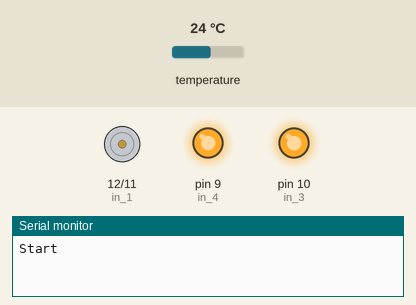
This sketch was run on a simulated Arduino Uno, built with avr-gcc and run on an emulated ATmega328P. Parts: motor-driver pin pairs drawn as motors (green arrow = first pin HIGH = forward, orange = second pin HIGH = backward, longer = more drive), output pins drawn as LEDs (lit = HIGH), the last lines printed to the serial monitor. Inputs (shaded band) come from the test bench; at power-on: temperature 24 °C.

Above: at 0.1 s.
At 0.8 s:
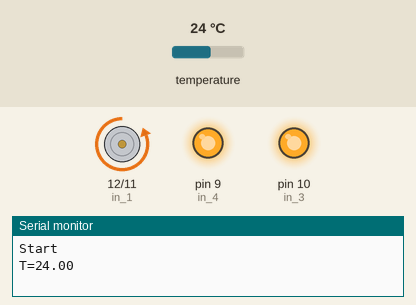
Timing chart, 0 to 2.3 s (numbered marks = the images above):
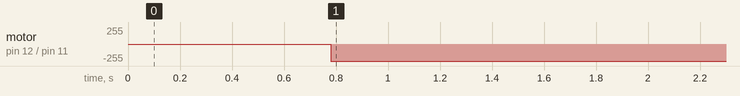

Measured:
- by itself, motor on pin 12 (in_1) / pin 11 (in_2): stopped → backward 255/255 at 0.78 s

The sketch:

auto_temp.ino
```cpp
#include <OneWire.h>
#include <DallasTemperature.h>
#define TEMP_BUS 8  // temp sensor pin


int in_1 = 12;  // relay pins
int in_2 = 11;  //
int in_3 = 10;  //
int in_4 = 9;  //

float TEMP = 0;
float TEMP_LIMIT = 34;  // set up temp here!!!

OneWire oneWire(TEMP_BUS);                //
DallasTemperature temp_sensor(&oneWire);  // temp sensor init


void setup() {
  pinMode(in_1, OUTPUT);
  pinMode(in_2, OUTPUT);
  pinMode(in_3, OUTPUT);
  pinMode(in_4, OUTPUT);
  digitalWrite(in_1, HIGH);
  digitalWrite(in_2, HIGH);
  digitalWrite(in_3, HIGH);
  digitalWrite(in_4, HIGH);

  Serial.begin(9600);
  Serial.println("Start");
  temp_sensor.begin();
}

void loop() {
  // digitalWrite(in_1, LOW);
  // delay(500);
  // digitalWrite(in_1, HIGH);
  // delay(500);
  temp_sensor.requestTemperatures();
  TEMP = temp_sensor.getTempCByIndex(0);

  if (TEMP > TEMP_LIMIT) {
    digitalWrite(in_1, HIGH);

    Serial.print("T=");
    Serial.println(TEMP);
    }
  else {
    digitalWrite(in_1, LOW);

    Serial.print("T=");
    Serial.println(TEMP);
    }
}
```
